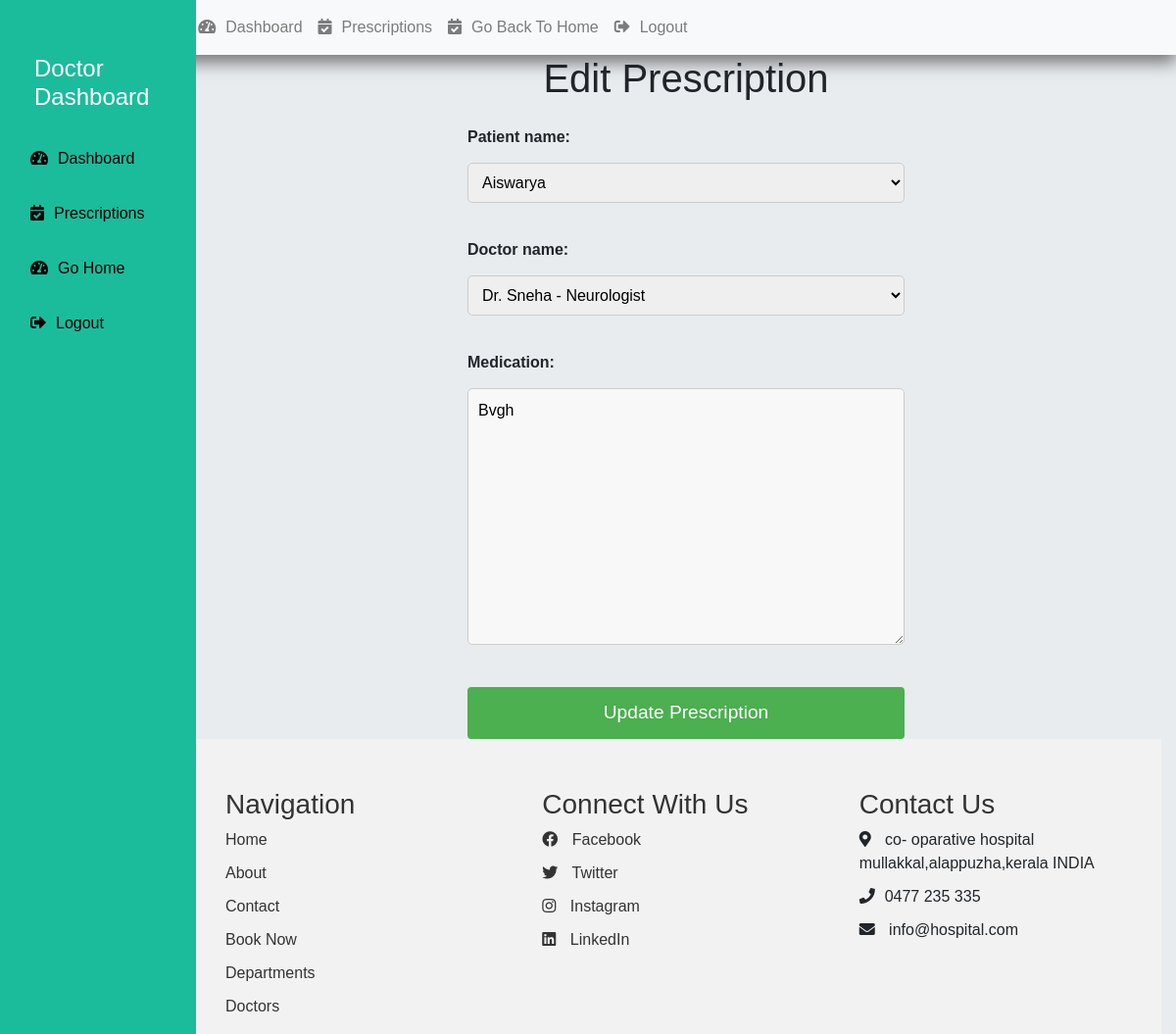
Page /accounts/prescription/6/edit/ (signed in) on the committed database.
### home/models.py (models this page shows, shortened)
class Booking(models.Model):
    patient_name = models.CharField(max_length=100)
    patient_email = models.EmailField()
    patient_phone =models.CharField(max_length=15)
    GENDER_CHOICES = [
        ('M', 'Male'),
        ('F', 'Female'),
        ('TM', 'Trans Men'),
        ('TW', 'Trans Women'),
        ('O', 'Other'),
    ]
    patient_gender = models.CharField(max_length=2, choices=GENDER_CHOICES,default='')
    AGE_CHOICES = [(i, str(i)) for i in range(0, 151)]
    patient_age = models.IntegerField(choices=AGE_CHOICES, default=0)
    doctor = models.ForeignKey(Doctors, on_delete=models.CASCADE)
    PATIENT_CHOICES = [
    ('Normal Patient- I can visit the hospital', 'Normal Patient- I can visit the hospital'),
    ('Bedridden Patient', 'Bedridden Patient'),
    ('Pregnant Lady', 'Pregnant Lady'),
    ('Other - I can not visit the Hospital', 'Other - I can not visit the Hospital'),
    ('Need Online consultancy', 'Need Online consultancy'),
    ]
    patient_type = models.CharField(max_length=50, choices=PATIENT_CHOICES, default='select patient type')
    appointment_date = models.DateField()
    appointment_time = models.TimeField()
    booked_on = models.DateTimeField(auto_now_add=True)
    def __str__(self):
        return self.patient_name

class Prescription(models.Model):
    patient_name = models.ForeignKey(Booking, on_delete=models.CASCADE)
    doctor_name = models.ForeignKey(Doctors, on_delete=models.CASCADE)
    medication = models.TextField()
    date_created = models.DateTimeField(auto_now_add=True)

### accounts/views.py (the view)
# urls.py: path('prescription/<int:prescription_id>/edit/', views.edit_prescription, name='edit_prescription'),
@login_required
def edit_prescription(request, prescription_id):
    prescription = Prescription.objects.get(id=prescription_id)
    if request.method == 'POST':
        form = PrescriptionForm(request.POST, instance=prescription)
        if form.is_valid():
            form.save()
            return redirect('Prescription_success')
    else:
        form = PrescriptionForm(instance=prescription)
    return render(request, 'accounts/edit_prescription.html', {'form': form})

### accounts/forms.py
class PrescriptionForm(forms.ModelForm):
    class Meta:
        model = Prescription
        fields = ['patient_name', 'doctor_name', 'medication']

### home/models.py (called while the page is built)
    def __str__(self):
        return f"Dr. {self.doc_name} - {self.doc_spec}"

### templates/accounts/edit_prescription.html (shortened to what this page needs)
{% extends 'accounts/base.html' %}
{% block content %}
<div class="container">
  <div class="row">
    <div class="col-md-6 offset-md-3">
      <h1 class="text-center mb-4">Edit Prescription</h1>
      <form method="POST">
        {{ form.as_p }}
        <button type="submit" class="btn btn-primary">Update Prescription</button>
      </form>
    </div>
  </div>
</div>
{% endblock %}

### templates/accounts/base.html (style rules this page uses)
body { font-family: Arial, sans-serif; font-size: 16px; background-color: #e9ecef; }
.btn-primary { background-color: #1abc9c; border-color: #1abc9c; transition: all 0.3s ease; font-size: 1.2rem; }

### templates/accounts/edit_prescription.html (style rules this page uses)
form { display: flex; flex-direction: column; }
label { font-weight: bold; margin-bottom: 0.5rem; }
input[type="text"], input[type="email"], textarea { padding: 0.5rem; border: none; border-radius: 0.25rem; background-color: #f8f8f8; margin-bottom: 0.5rem; }
button[type="submit"] { background-color: #007bff; border: none; border-radius: 0.25rem; color: #fff; padding: 0.5rem; cursor: pointer; }
label, input { display: inline-block; width: 100%; }
input[type=text], select, textarea { padding: 12px; border: 1px solid #ccc; border-radius: 4px; box-sizing: border-box; margin-top: 6px; margin-bottom: 16px; }
button[type=submit] { background-color: #4CAF50; color: white; padding: 12px 20px; border: none; border-radius: 4px; cursor: pointer; }
input[type="text"], input[type="email"], input[type="number"], select, textarea { width: 100%; padding: 10px; font-size: 16px; border-radius: 5px; border: 1px solid #ccc; margin-bottom: 20px; }

### rows in the picture
Booking: patient_name "Aiswarya"
Prescription: doctor_name "Dr. Sneha - Neurologist", medication "Bvgh"
